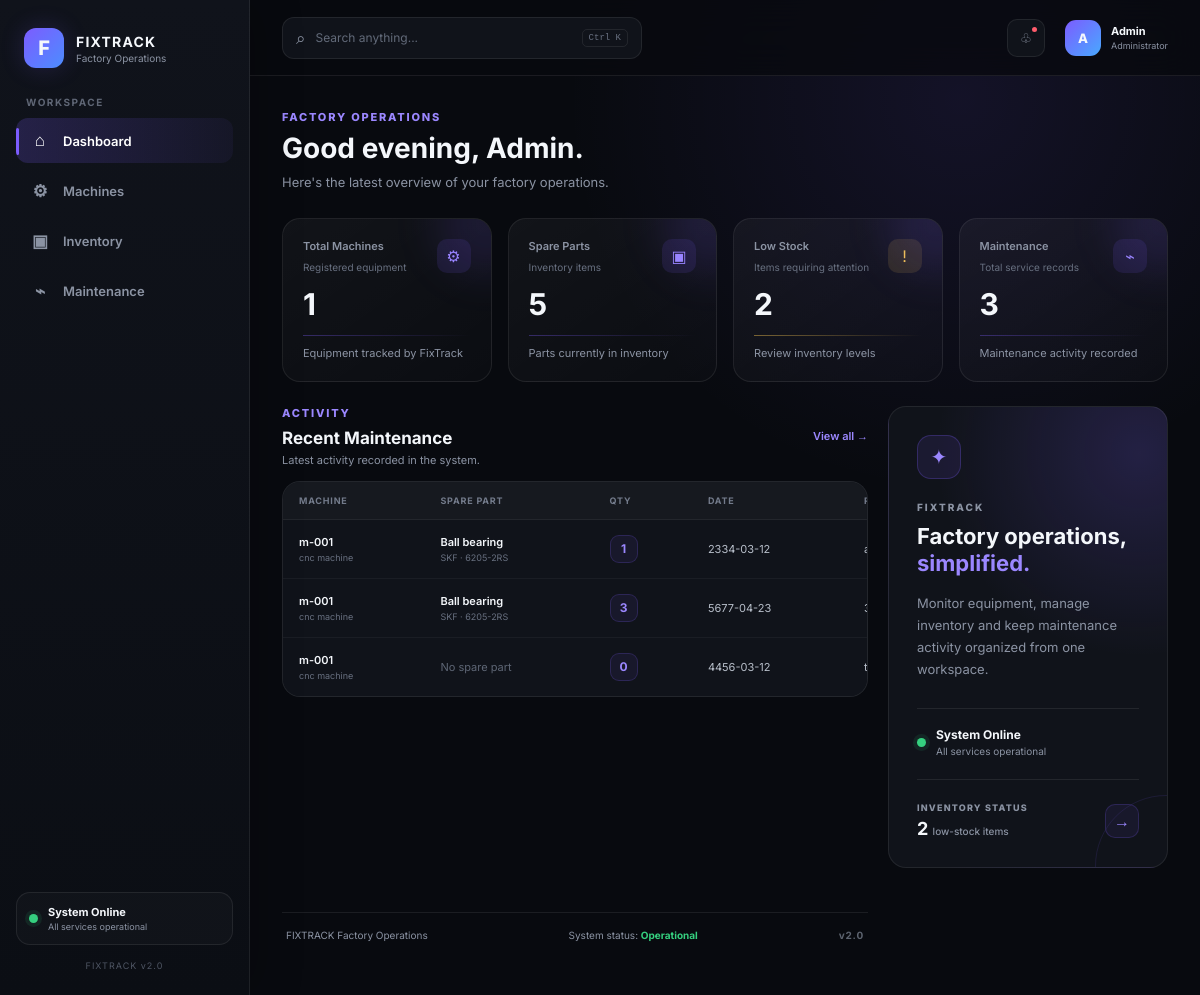
The page / on the database its author committed.
### tables this page shows
CREATE TABLE maintenance (
            id INTEGER PRIMARY KEY AUTOINCREMENT,
            machine_id INTEGER NOT NULL,
            spare_part_id INTEGER,
            quantity INTEGER DEFAULT 0,
            maintenance_date TEXT NOT NULL,
            remarks TEXT,

            FOREIGN KEY (machine_id)
                REFERENCES machines(id)
                ON DELETE CASCADE,

            FOREIGN KEY (spare_part_id)
                REFERENCES spare_parts(id)
                ON DELETE SET NULL
        );

CREATE TABLE machines (
            id INTEGER PRIMARY KEY AUTOINCREMENT,
            machine_number TEXT UNIQUE NOT NULL,
            machine_name TEXT NOT NULL,
            department TEXT,
            manufacturer TEXT,
            model TEXT,
            status TEXT DEFAULT 'Active'
        );

CREATE TABLE spare_parts (
            id INTEGER PRIMARY KEY AUTOINCREMENT,
            part_code TEXT UNIQUE NOT NULL,
            part_name TEXT NOT NULL,
            category TEXT,
            brand TEXT,
            specification TEXT,
            current_stock INTEGER DEFAULT 0,
            reorder_level INTEGER DEFAULT 5,
            location TEXT
        );

### routes/dashboard.py (the view)
@dashboard_bp.route("/")
def dashboard():
    connection = get_connection()
    total_machines = connection.execute(
        "SELECT COUNT(*) FROM machines"
    ).fetchone()[0]
    total_spare_parts = connection.execute(
        "SELECT COUNT(*) FROM spare_parts"
    ).fetchone()[0]
    low_stock_items = connection.execute("""
        SELECT COUNT(*)
        FROM spare_parts
        WHERE current_stock <= reorder_level
    """).fetchone()[0]
    total_maintenance = connection.execute(
        "SELECT COUNT(*) FROM maintenance"
    ).fetchone()[0]
    recent_records = connection.execute("""
        SELECT
            maintenance.quantity,
            maintenance.maintenance_date,
            maintenance.remarks,

            machines.machine_number,
            machines.machine_name,

            spare_parts.part_name,
            spare_parts.brand,
            spare_parts.specification

        FROM maintenance

        JOIN machines
            ON maintenance.machine_id = machines.id

        LEFT JOIN spare_parts
            ON maintenance.spare_part_id = spare_parts.id

        ORDER BY maintenance.id DESC

        LIMIT 5
    """).fetchall()
    connection.close()
    return render_template(
        "dashboard/index.html",
        total_machines=total_machines,
        total_spare_parts=total_spare_parts,
        low_stock_items=low_stock_items,
        total_maintenance=total_maintenance,
        recent_records=recent_records
    )

### database.py (called while the page is built)
def get_connection():
    connection = sqlite3.connect(DATABASE, timeout=10)
    connection.row_factory = sqlite3.Row
    connection.execute("PRAGMA foreign_keys = ON")
    return connection

### templates/dashboard/index.html (shortened to what this page needs)
{% extends "base.html" %}
{% block content %}
<div class="page-header">
    <div>
        <div class="eyebrow">
            FACTORY OPERATIONS
        </div>
        <h1>Good evening, Admin.</h1>
        <p>
            Here's the latest overview of your factory operations.
        </p>
    </div>
</div>
<div class="dashboard-cards">
    <div class="stat-card">
        <div class="stat-card-top">
            <div>
                <p>Total Machines</p>
                <span class="stat-description">
                    Registered equipment
                </span>
            </div>
            <span class="stat-icon">
                ⚙
            </span>
        </div>
        <h2>{{ total_machines }}</h2>
        <div class="stat-line"></div>
        <span class="stat-footer">
            Equipment tracked by FixTrack
        </span>
    </div>
    <div class="stat-card">
        <div class="stat-card-top">
            <div>
                <p>Spare Parts</p>
                <span class="stat-description">
                    Inventory items
                </span>
            </div>
            <span class="stat-icon">
                ▣
            </span>
        </div>
        <h2>{{ total_spare_parts }}</h2>
        <div class="stat-line"></div>
        <span class="stat-footer">
            Parts currently in inventory
        </span>
    </div>
    <div class="stat-card">
        <div class="stat-card-top">
            <div>
                <p>Low Stock</p>
                <span class="stat-description">
                    Items requiring attention
                </span>
            </div>
            <span class="stat-icon warning-icon">
                !
            </span>
        </div>
        <h2>{{ low_stock_items }}</h2>
        <div class="stat-line warning-line"></div>
        <span class="stat-footer">
            Review inventory levels
        </span>
    </div>
    <div class="stat-card">
        <div class="stat-card-top">
            <div>
                <p>Maintenance</p>
                <span class="stat-description">
                    Total service records
                </span>
            </div>
            <span class="stat-icon">
                ⌁
            </span>
        </div>
        <h2>{{ total_maintenance }}</h2>
        <div class="stat-line"></div>
        <span class="stat-footer">
            Maintenance activity recorded
        </span>
    </div>
</div>
<div class="dashboard-grid">
    <div class="dashboard-section">
        <div class="section-header">
            <div>
                <div class="section-kicker">
                    ACTIVITY
                </div>
                <h2>
                    Recent Maintenance
                </h2>
                <p>
                    Latest activity recorded in the system.
                </p>
            </div>
            <a
                href="{{ url_for('maintenance.maintenance') }}"
                class="section-link"
            >
                View all →
            </a>
        </div>
        <div class="table-container">
            <table>
                <thead>
                    <tr>
                        <th>Machine</th>
                        <th>Spare Part</th>
                        <th>Qty</th>
                        <th>Date</th>
                        <th>Remarks</th>
                    </tr>
                </thead>
                <tbody>
                    {% if recent_records %}
                        {% for record in recent_records %}
                        <tr>
                            <td>
                                <div class="table-primary-text">
                                    {{ record["machine_number"] }}
                                </div>
                                <div class="table-secondary-text">
                                    {{ record["machine_name"] }}
                                </div>
                            </td>
                            <td>
                                {% if record["part_name"] %}
                                    <div class="table-primary-text">
                                        {{ record["part_name"] }}
                                    </div>
                                    <div class="table-secondary-text">
                                        {% if record["brand"] %}
                                            {{ record["brand"] }}
                                        {% endif %}
                                        {% if record["specification"] %}
                                            · {{ record["specification"] }}
                                        {% endif %}
                                    </div>
                                {% else %}
                                    <span class="muted-text">
                                        No spare part
                                    </span>
                                {% endif %}
                            </td>
                            <td>
                                <span class="quantity-badge">
                                    {{ record["quantity"] }}
                                </span>
                            </td>
                            <td>
                                {{ record["maintenance_date"] }}
                            </td>
                            <td>
                            </td>
                        </tr>
                        {% endfor %}
                    {% endif %}
                </tbody>
            </table>
        </div>
    </div>
    <div class="dashboard-side-card">
    <div class="side-card-icon">
        ✦
    </div>
    <div class="side-card-kicker">
        FIXTRACK
    </div>
    <h3>
        Factory operations,
        <span>simplified.</span>
    </h3>
    <p>
        Monitor equipment, manage inventory and keep
        maintenance activity organized from one workspace.
    </p>
    <div class="side-card-status">
        <span class="status-dot"></span>
        <div>
            <strong>
                System Online
            </strong>
            <small>
                All services operational
            </small>
        </div>
    </div>
    <div class="side-card-divider"></div>
    <div class="side-card-metric">
        <div>
            <span class="metric-label">
                INVENTORY STATUS
            </span>
            <strong>
                {{ low_stock_items }}
                <span>low-stock item{% if low_stock_items != 1 %}s{% endif %}</span>
            </strong>
        </div>
        <div class="metric-arrow">
            →
        </div>
    </div>
</div>
<div class="dashboard-footer">
    <span>
        FIXTRACK Factory Operations
    </span>
    <span>
        System status: <strong>Operational</strong>
    </span>
    <span>
        v2.0
    </span>
</div>
{% endblock %}

### templates/base.html (shortened to what this page needs)
<!DOCTYPE html>
<html lang="en">
<head>
    <link
        rel="stylesheet"
        href="{{ url_for('static', filename='css/style.css') }}"
    >
</head>
<body>
    <div class="app-shell">
        {% include "components/sidebar.html" %}
        <div class="main-area">
            {% include "components/navbar.html" %}
            <main class="page-content">
                {% block content %}
                {% endblock %}
            </main>
        </div>
    </div>
</body>
</html>

### templates/components/sidebar.html
<aside class="sidebar">
    <div class="brand">
        <div class="brand-mark">
            F
        </div>
        <div class="brand-text">
            <strong>FIXTRACK</strong>
            <span>Factory Operations</span>
        </div>
    </div>
    <div class="sidebar-label">
        WORKSPACE
    </div>
    <nav class="nav-menu">
        <a
            href="{{ url_for('dashboard.dashboard') }}"
            class="nav-item {% if request.endpoint == 'dashboard.dashboard' %}active{% endif %}"
        >
            <span class="nav-icon">⌂</span>
            <span>Dashboard</span>
        </a>
        <a
            href="{{ url_for('machines.machines') }}"
            class="nav-item {% if request.blueprint == 'machines' %}active{% endif %}"
        >
            <span class="nav-icon">⚙</span>
            <span>Machines</span>
        </a>
        <a
            href="{{ url_for('spare_parts.spare_parts') }}"
            class="nav-item {% if request.blueprint == 'spare_parts' %}active{% endif %}"
        >
            <span class="nav-icon">▣</span>
            <span>Inventory</span>
        </a>
        <a
            href="{{ url_for('maintenance.maintenance') }}"
            class="nav-item {% if request.blueprint == 'maintenance' %}active{% endif %}"
        >
            <span class="nav-icon">⌁</span>
            <span>Maintenance</span>
        </a>
    </nav>
    <div class="sidebar-bottom">
        <div class="system-status">
            <span class="status-dot"></span>
            <div>
                <strong>System Online</strong>
                <small>All services operational</small>
            </div>
        </div>
        <div class="sidebar-version">
            <span>FIXTRACK</span>
            <span>v2.0</span>
        </div>
    </div>
</aside>

### templates/components/navbar.html (shortened to what this page needs)
<header class="topbar">
    <div class="topbar-search">
        <span class="search-icon">⌕</span>
        <input
            type="text"
            placeholder="Search anything..."
            id="globalSearch"
        >
        <kbd>Ctrl K</kbd>
    </div>
    <div class="topbar-actions">
        <button
            class="icon-button"
            onclick="showToast('No new notifications')"
            title="Notifications"
        >
            ♧
            <span class="notification-dot"></span>
        </button>
        <div class="user-menu">
            <div class="user-avatar">
                A
            </div>
            <div class="user-details">
                <strong>Admin</strong>
                <span>Administrator</span>
            </div>
        </div>
    </div>
</header>

### rows shown on the page
maintenance: machine_number "m-001", machine_name "cnc machine", part_name "Ball bearing", brand "SKF", specification "6205-2RS", quantity "1", maintenance_date "2334-03-12"
maintenance: machine_number "m-001", machine_name "cnc machine", part_name "Ball bearing", brand "SKF", specification "6205-2RS", quantity "3", maintenance_date "5677-04-23"
maintenance: machine_number "m-001", machine_name "cnc machine", shows "No spare part", quantity "0", maintenance_date "4456-03-12"

### other values the page prints
{{ total_machines }} "1"
{{ total_spare_parts }} "5"
{{ low_stock_items }} "2"
{{ total_maintenance }} "3"
